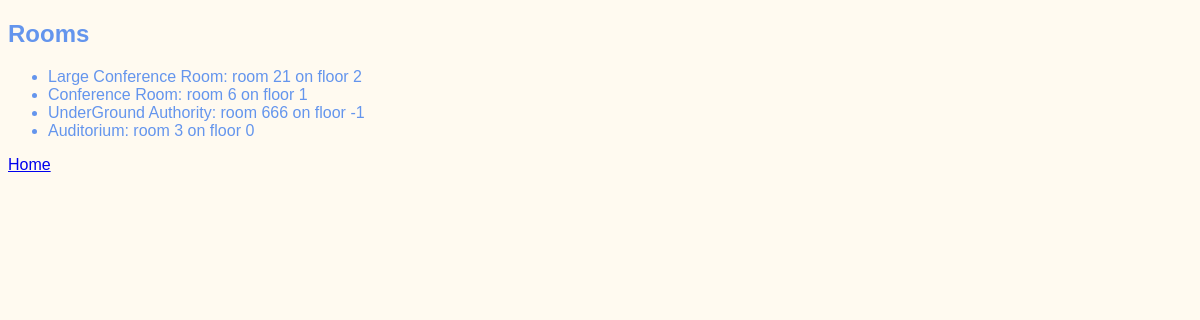
The page /meeting/rooms on the database its author committed.
### meetings/models.py (models this page shows)
class Room(models.Model):
    room_name = models.CharField(max_length=50)
    floor_number = models.IntegerField()
    room_number = models.IntegerField()
    def __str__(self):
        return f"{self.room_name}: room {self.room_number} on floor {self.floor_number}"

### meetings/views.py (the view)
# urls.py: path('rooms', views.room_list, name="rooms"),
def room_list(request):
    return render(request, "meetings/room_list.html",
                  {"rooms": Room.objects.all()})

### meetings/templates/meetings/room_list.html (shortened to what this page needs)
{% extends "base.html" %}
{% block content %}
<h2>Rooms</h2>
<ul>
    {% for room in rooms %}
    <li>
        {{room}}
    </li>
    {% endfor %}
</ul>
<p>
    <a href="{% url 'welcome' %}">
        Home
    </a>
</p>
{% endblock %}

### website/static/website/style.css (style rules this page uses)
body { font-family: sans-serif; color: #6495ed; background-color: #fffaf0; }

### rows shown on the page
Room: room_name+room_number+floor_number "Large Conference Room: room 21 on floor 2"
Room: room_name+room_number+floor_number "Conference Room: room 6 on floor 1"
Room: room_name+room_number+floor_number "UnderGround Authority: room 666 on floor -1"
Room: room_name+room_number+floor_number "Auditorium: room 3 on floor 0"
